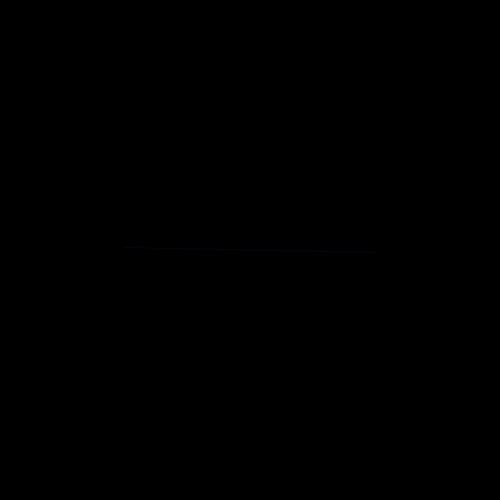
Frame 1 (no input)
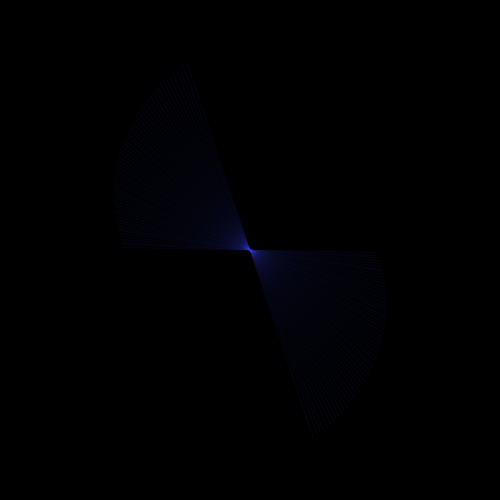
Frame 60 (the mouse pressed at the canvas centre just before this capture)
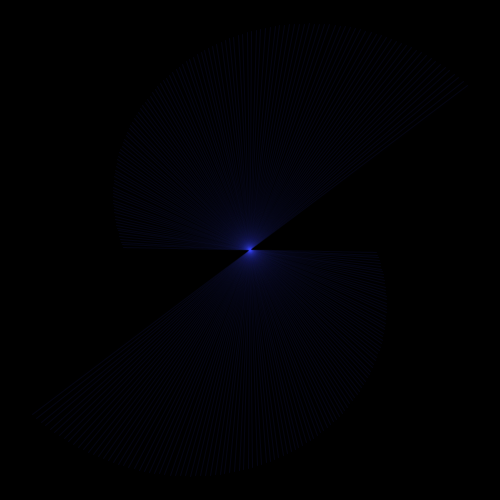
Frame 120 (the mouse held since frame 60 and released just before this capture)

The Processing sketch that drew these frames (run headless with seeded random() and noise(); from frame 60 on, the mouse is pressed at the canvas centre):

// Processing sketch: processing_176416
// ── processing_176416.pde

float rad, r, x1, y1, x2, y2;
float n=0;
boolean lig=true;
 
void setup() {
  size(500, 500);
  background(0);
  r=height/4;
  x1=0;
  y1=0;
  x2=0;
  y2=0;
  n=random(6);
}
 
void draw() {
  if (rad<10*PI-PI/2)
  {
    rad+=0.01+noise(n+rad/10)/60;
 
    stroke((noise(n+rad/10)*80), 60, 500+random(5), 20);   
 if (lig) {
      r=r+(noise(n+rad/10)*5)-2;
    }
   
    x1= width/2 + (r*cos(rad));
    y1= height/2 + (r*sin(rad));
    x2= width/2 + (r*cos(rad+PI));
    y2= height/2 + (r*sin(rad+PI));
    line(x1, y1, x2, y2);
   
  }
}
